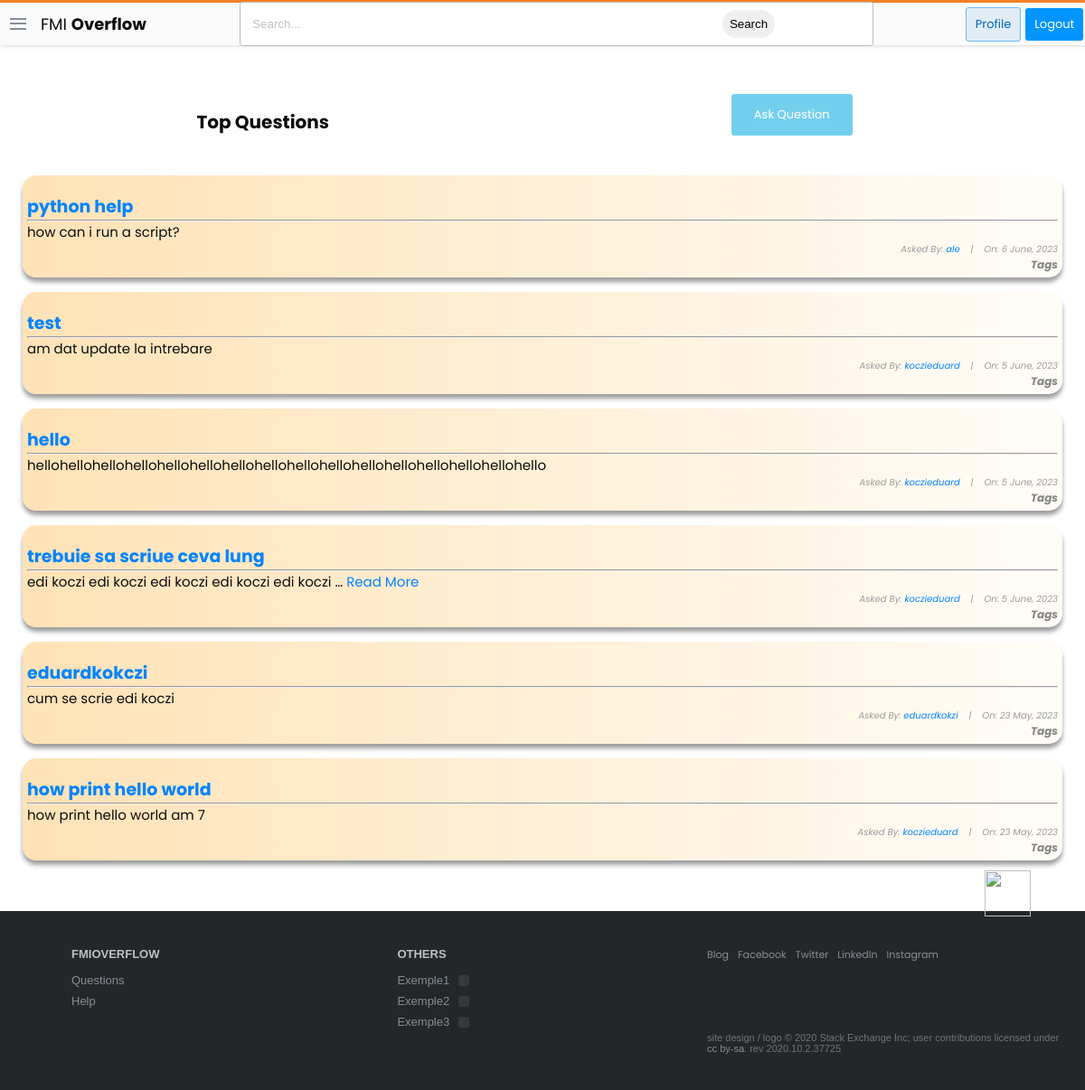
The app's page /questions/ (signed in) with its own data.
### stackbase/models.py (models this page shows, shortened)
class Question(models.Model):
    user = models.ForeignKey(User, on_delete=models.CASCADE)
    title = models.CharField(max_length = 1000)
    content = models.TextField(null=True,blank=True)
    date_created = models.DateTimeField(default=timezone.now)

### stackbase/views.py (the view)
# urls.py: path('questions/',views.QuestionListView.as_view(),name="question_list"),
class QuestionListView(ListView):
    model = Question
    context_object_name = 'question'
    ordering = ['-date_created']
    def get_context_data(self, **kwargs):
        context = super().get_context_data(**kwargs)
        search_input = self.request.GET.get('search-area') or ""
        if search_input:
            context['question'] = context['question'].filter(title__icontains = search_input)
            context['search_input'] = search_input
        return context

### stackbase/templates/stackbase/question_list.html (shortened to what this page needs)
{% extends 'base.html' %}
{% block content %}
<!DOCTYPE html>
<html lang="en">
<head>
</head>
<body>
    <div class="container" >
        <div id="sub-nav">
            <h1 id="fh1">Top Questions</h1>
            {% if user.is_authenticated %}
            <button class="btn btn-ask"><a id="fa" href="{% url 'stackbase:question_create' %}" style="color: white; text-decoration: none;">Ask Question</a></button>
            {% else %}
            <button class="btn btn-ask"><a id="fa" href="{% url 'login' %}" style="color: white; text-decoration: none;">Ask Question</a></button>
            {% endif %}
        </div>
        <div class="list-question" style="margin-top:30px; margin-bottom:30px; padding:10px;">
            <div class="questions" >
                {% for question in question %}
                <div class="container" style="background: linear-gradient(to right, rgb(255, 226, 182), rgba(255, 166, 0, 0.027)); padding: 5px; box-shadow: rgba(0, 0, 0, 0.383) 0px 5px 5px 0px; border-radius: 15px;" >
                    <div id="title-sec" style="display: flex; align-items: center;">
                        <h3 id="fh3"><a href="{% url 'stackbase:question_detail' question.id%}">{{ question.title }}</a></h3>
                    </div>
                    <hr>
                    {% if question.content|wordcount <= 10 %}
                    <h6 id="fh6" style="text-align: left;">{{ question.content}}</h6>
                    {% else %}
                    <h6 id="fh6" style="text-align: left;">{{ question.content|truncatewords:10}} <a href="{% url 'stackbase:question_detail' question.id%}">Read More</a></h6>
                    {% endif %}
                    <h6 id="fh6" style="font-size: 10px; font-style: italic; color: rgb(155, 155, 155);">Asked By: <a href="{% url 'profile' %}">{{ question.user }}</a>&nbsp;&nbsp;&nbsp; |&nbsp;&nbsp;&nbsp; On: {{question.date_created|date:"j F, Y"}}</h6>
                    <h5 style="text-align: right; font-size: 12px; font-style: italic;">Tags</h5>
                </div> <br>
                {% endfor %}
            </div>
        </div>
    </div>
</body>
</html>
{% endblock content %}

### static/main.css (style rules this page uses)
*, *::before, *::after { margin: 0; padding: 0; box-sizing: border-box; }
html { font-family: Arial, "Helvetica Neue", Helvetica, sans-serif; font-size: 10px; color: #0c0d0e; }
.container { width: 100%; max-width: 126.4rem; margin: 0 auto; padding: 0 1.5rem; }
a { text-decoration: none; color: #535a60; cursor: pointer; }
.btn { text-align: center; font-size: 1.3rem; border-radius: 3px; transition: all 0.5s; padding: 1.3rem 2.5rem; }

### stackbase/templates/stackbase/question_list.html (style rules this page uses)
body { margin-top: 100px; font-family: 'Poppins', sans-serif; }
#fh1 { margin-top: 20px; }
#sub-nav { display: flex; justify-content: space-around; }
#fh3 { text-align: left; font-size: 19px; padding-top: 15px; }
#fh6 { text-align: right; font-size: 15px; font-weight: normal; }
a { color: rgb(0, 132, 255); }
h5 { color: rgb(133, 133, 133); }
.btn-ask { background-color: #74cfee; font-size: 13px; border: none; color: black; font-family: 'Poppins', sans-serif; margin: 4px 40px; }

### records on screen
Question: title "python help", content "how can i run a script?", user "ale", date_created "6 June, 2023"
Question: title "test", content "am dat update la intrebare", user "koczieduard", date_created "5 June, 2023"
Question: title "hello", content "hellohellohellohellohellohellohellohellohellohellohellohellohellohellohellohello", user "koczieduard", date_created "5 June, 2023"
Question: title "trebuie sa scriue ceva lung", content "edi koczi edi koczi edi koczi edi koczi edi koczi …", user "koczieduard", date_created "5 June, 2023"
Question: title "eduardkokczi", content "cum se scrie edi koczi", user "eduardkokzi", date_created "23 May, 2023"
Question: title "how print hello world", content "how print hello world am 7", user "koczieduard", date_created "23 May, 2023"
